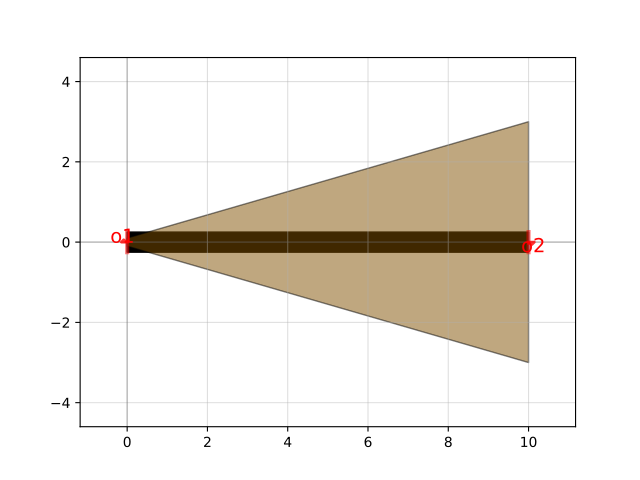

Recreate this plot in Python.
import gdsfactory as gf

c = gf.components.taper_cross_section_linear(length=10, npoints=2, linear=True, width_type='sine')
c.plot()
